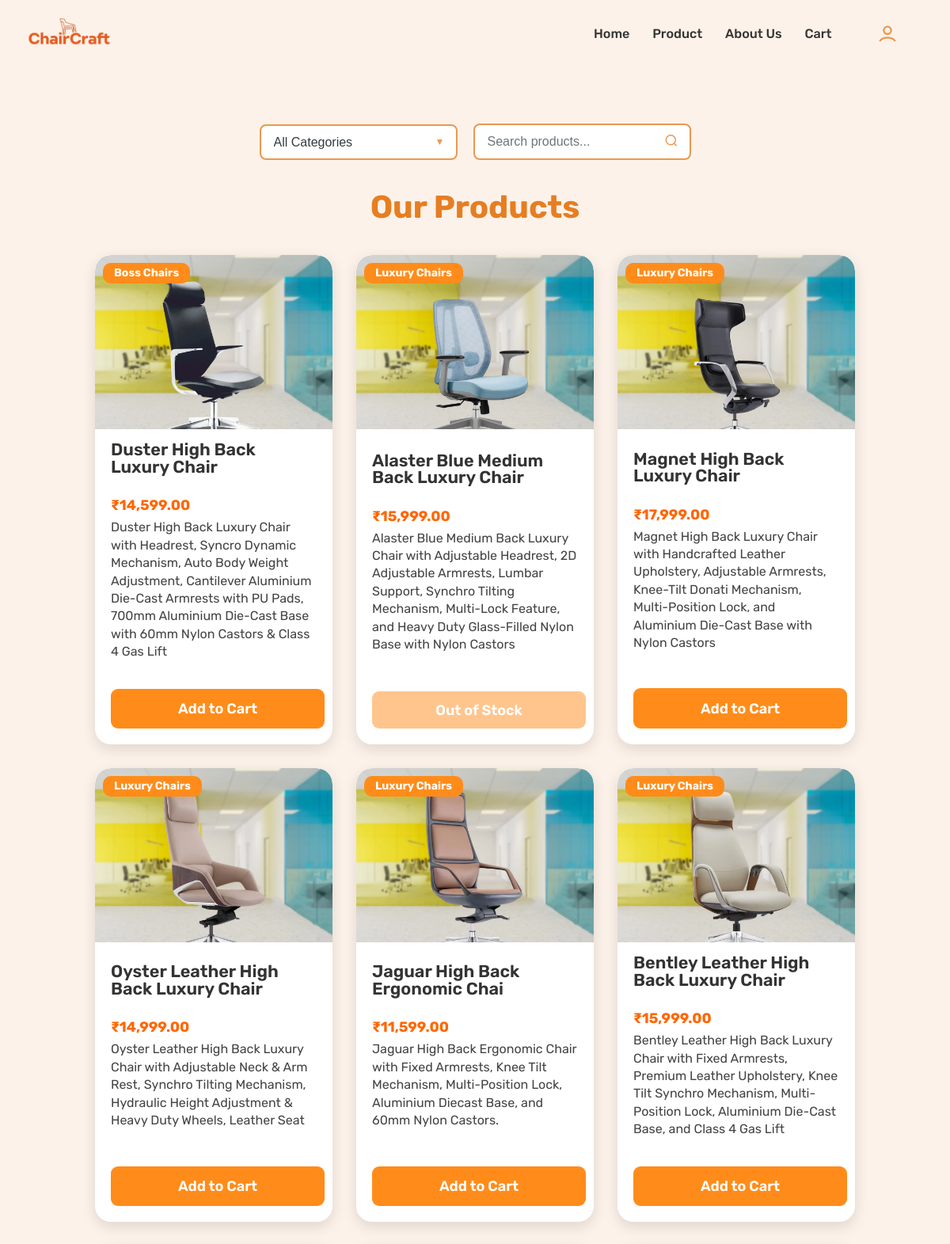
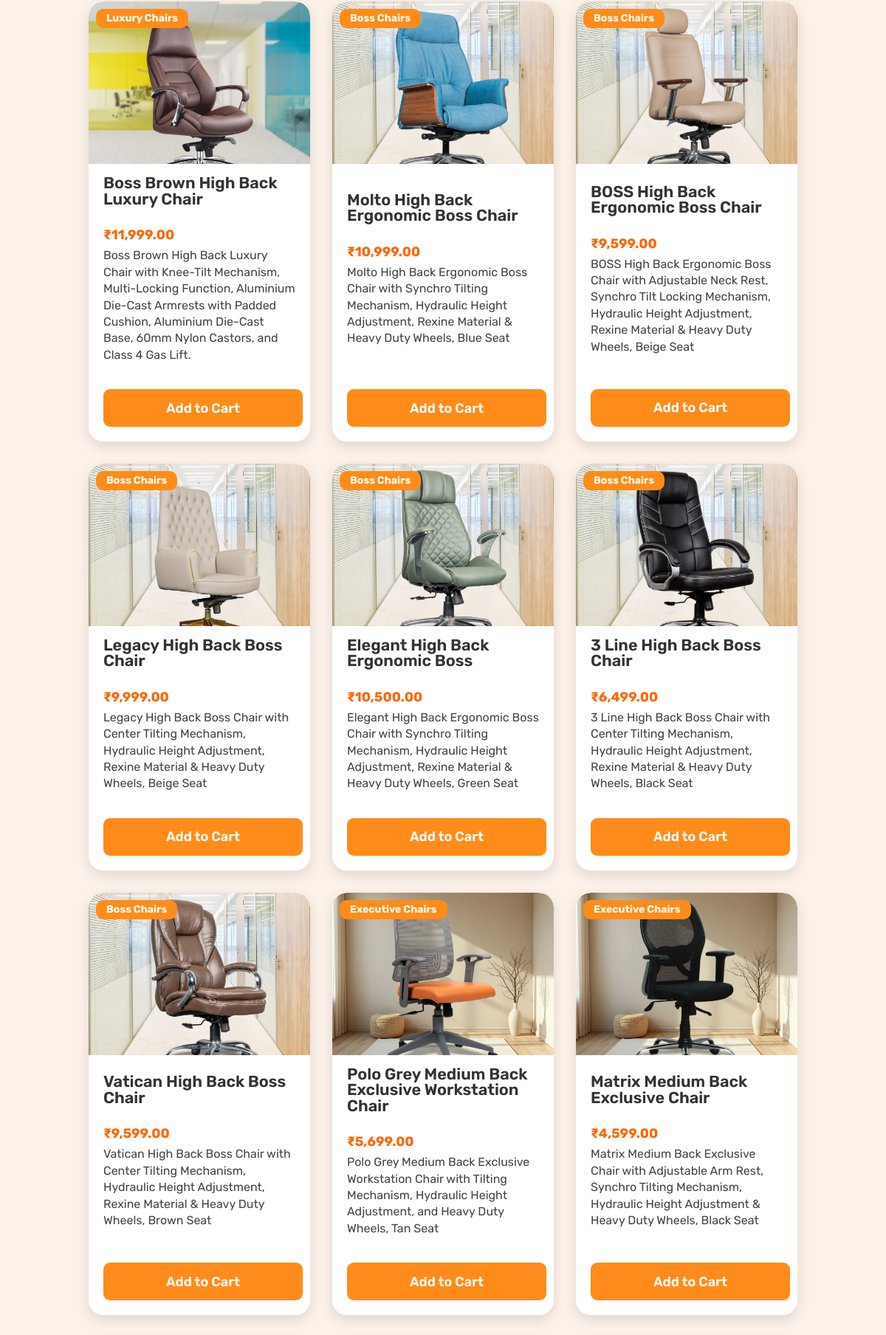
The page /product.php (upper part) on the database its author committed (2 pictures, top to bottom).
### tables this page shows
CREATE TABLE `products` (
  `id` int(11) NOT NULL,
  `name` varchar(100) NOT NULL,
  `description` text DEFAULT NULL,
  `price` decimal(10,2) NOT NULL,
  `stock` int(11) DEFAULT 0,
  `image` varchar(255) DEFAULT NULL,
  `category_id` int(11) DEFAULT NULL
);

CREATE TABLE `categories` (
  `id` int(11) NOT NULL,
  `name` varchar(100) NOT NULL,
  `description` text DEFAULT NULL,
  `created_at` timestamp NOT NULL DEFAULT current_timestamp(),
  `updated_at` timestamp NOT NULL DEFAULT current_timestamp() ON UPDATE current_timestamp()
);

### product.php (the view, shortened to what this page needs)
<?php
require_once 'admin/config/db_con.php';
$selected_category = isset($_GET['category']) ? intval($_GET['category']) : 0;
$search_term = isset($_GET['search']) ? trim($_GET['search']) : '';
$query_params = [];
$query_types = '';
$query = "SELECT p.*, c.name as category_name
          FROM products p
          LEFT JOIN categories c ON p.category_id = c.id";
$query .= " ORDER BY p.id DESC";
if (!empty($query_params)) {
    $stmt = $con->prepare($query);
    $stmt->bind_param($query_types, ...$query_params);
    $stmt->execute();
    $result = $stmt->get_result();
} else {
    $result = $con->query($query);
}
$products = [];
while ($row = $result->fetch_assoc()) {
    $products[] = $row;
}
?>
<!DOCTYPE html>
<html lang="en">
<head>
     <link rel="stylesheet" href="styles/product-style.css" />
</head>
<body>
  <?php require 'nav.php';  ?>
      <div class="container-product">
     <div class="main-container">
        <div class="category-filter">
            <div class="filter-container">
                <div class="category-dropdown">
                    <select class="category-select" onchange="updateFilters()">
                        <option value="0" <?php echo $selected_category == 0 ? 'selected' : ''; ?>>All Categories</option>
                    </select>
                </div>
                <div class="search-bar">
                    <form method="GET" action="product.php" class="search-form">
                        <input type="text"
                               name="search"
                               placeholder="Search products..."
                               value="<?php echo htmlspecialchars($search_term); ?>"
                               class="search-input">
                        <button type="submit" class="search-btn">
                            <svg width="18" height="18" viewBox="0 0 24 24" fill="none" stroke="currentColor" stroke-width="2">
                                <circle cx="11" cy="11" r="8"></circle>
                                <line x1="21" y1="21" x2="16.65" y2="16.65"></line>
                            </svg>
                        </button>
                    </form>
                </div>
            </div>
        </div>
        <section class="product-list-section">
            <h2 style="text-align:center; font-size:40px; color:#e67e22; margin-bottom:40px;">
                <?php
                $title_parts = [];
                if ($selected_category == 0) {
                    if (empty($search_term)) {
                        $title_parts[] = 'Our Products';
                    }
                }
                echo implode(' - ', $title_parts);
                ?>
            </h2>
            <div class="product-grid">
                <?php if (count($products) === 0): ?>
                    <div class="no-products">
                        <h3>No Products Found</h3>
                        <p><?php echo $selected_category == 0 ? 'No products are currently available.' : 'No products found in this category.'; ?></p>
                        <?php if ($selected_category > 0): ?>
                            <a href="product.php" class="chair-price add-cart-btn">View All Products</a>
                        <?php endif; ?>
                    </div>
                <?php else: ?>
                    <?php foreach ($products as $prod): ?>
                        <div class="product-card">
                            <div class="image-container">
                                <img src="<?php echo $prod['image'] ? 'pic/' . htmlspecialchars($prod['image']) : 'pic/hero.jpg'; ?>" alt="<?php echo htmlspecialchars($prod['name']); ?>" class="product-image">
                                <?php if (!empty($prod['category_name'])): ?>
                                    <div class="category"><?php echo htmlspecialchars($prod['category_name']); ?></div>
                                <?php endif; ?>
                            </div>
                            <div class="details">
                                <div class="product-title"><?php echo htmlspecialchars($prod['name']); ?></div>
                                <div class="price">₹<?php echo number_format($prod['price'], 2); ?></div>
                                <div class="description"><?php echo htmlspecialchars($prod['description']); ?></div>
                            </div>
                            <?php if ($prod['stock'] <= 0): ?>
                                    <a href="#" class="btn" style="opacity: 0.5; pointer-events: none;">Out of Stock</a>
                                <?php else: ?>
                                    <form method="POST" action="cart.php" style="display: inline;">
                                        <button type="submit" name="addtocart" class="btn">Add to Cart</button>
                                    </form>
                                <?php endif; ?>
                        </div>
                    <?php endforeach; ?>
                <?php endif; ?>
            </div>
        </section>
     </div>
    </div>
    </body>
</html>

### nav.php (shortened to what this page needs)
<!DOCTYPE html>
<html lang="en">
<head>
  <link rel="stylesheet" href="styles/profile.css" />
     <link rel="stylesheet" href="styles/general.css" />
    <link rel="stylesheet" href="styles/style.css" />
    <link rel="stylesheet" href="styles/queries.css" />
</head>
<body>
      <header class="header">
      <a href="index.php">
        <img class="logo" alt="chaicraft logo" src="pic/logo.png" />
      </a>
      <nav class="main-nav">
        <ul class="main-nav-list">
          <li><a class="main-nav-link" href="index.php">Home</a></li>
          <li><a class="main-nav-link" href="product.php">Product</a></li>
          <li>
            <a class="main-nav-link" href="aboutUs.php">About Us</a>
          </li>
          <li><a class="main-nav-link" href="cart.php">Cart</a></li>
         <div class="profile-dropdown">
                  <button class="nav-link profile-login-btn" onclick="toggleProfileMenu()" aria-haspopup="true" aria-expanded="false">
                    <svg width="28" height="28" viewBox="0 0 24 24" fill="none" style="vertical-align:middle;margin-right:8px;"><circle cx="12" cy="8" r="4" stroke="#eb984e" stroke-width="2"/><path d="M4 20c0-2.21 3.58-4 8-4s8 1.79 8 4" stroke="#eb984e" stroke-width="2"/></svg>
                  </button>
                </div>
        </ul>
      </nav>
    </header>
</body>
</html>

### styles/product-style.css (style rules this page uses)
.container-product { background-color: #fdf2e9; }
.main-container { padding: 70px 0; }
.category-filter { margin-bottom: 40px; }
.filter-container { display: flex; gap: 20px; justify-content: center; align-items: center; flex-wrap: wrap; }
.category-dropdown { display: inline-block; position: relative; flex: 0 1 auto; }
.search-bar { flex: 0 1 auto; }
.search-form { display: flex; position: relative; }
.search-input { padding: 12px 48px 12px 16px; border: 2px solid #eb984e; border-radius: 8px; background: white; color: #343a40; font-size: 16px; font-weight: 500; min-width: 250px; transition: all 0.3s ease; }
.search-input::placeholder { color: #6c757d; }
.search-btn { position: absolute; right: 12px; top: 50%; transform: translateY(-50%); background: none; border: none; color: #eb984e; cursor: pointer; padding: 4px; border-radius: 4px; transition: color 0.3s ease; }
.category-select { padding: 12px 48px 12px 16px; border: 2px solid #eb984e; border-radius: 8px; background: white; color: #343a40; font-size: 16px; font-weight: 500; cursor: pointer; appearance: none; min-width: 250px; transition: all 0.3s ease; }
.category-dropdown::after { content: "▼"; position: absolute; top: 50%; right: 16px; transform: translateY(-50%); color: #eb984e; font-size: 12px; pointer-events: none; }
.product-list-section { padding: 0 0 40px 0; }
.product-grid { display: grid; grid-template-columns: repeat(3, 1fr); gap: 30px; text-align: center; width: 80%; margin: 0 10% 40px; }
.product-card { background: #fff; border-radius: 20px; box-shadow: 0px 4px 12px rgba(0, 0, 0, 0.1); transition: transform 0.3s ease, box-shadow 0.3s ease; }
.details { text-align: left; padding: 0 20px 20px 20px; margin-left: 0; display: inline-block; width: 100%; }
.details > * { display: inline-block; margin-bottom: 7px; width: 100%; }
.category { position: absolute; top: 15px; left: 0; background-color: #ff6600; color: #fff; padding: 6px 20px 6px 14px; font-size: 14px; font-weight: bold; border-radius: 0 8px 8px 0; clip-path: none; z-index: 10; margin: 0; }
.product-title { font-size: 24px; font-weight: 700; color: #222; margin-bottom: 4px; }
.price { font-size: 20px; font-weight: 700; color: #ff6600; margin-bottom: 8px; }
.description { font-size: 14px; color: #555; line-height: 1.4; margin-bottom: 16px; }
.btn { background-color: #ff6600; color: #fff; padding: 14px 0; border-radius: 30px; font-weight: 700; font-size: 16px; width: 100%; border: none; cursor: pointer; transition: background-color 0.3s ease; margin: 0 20px 20px 20px; display: block; text-align: center; }
.product-card { background: #fff; border-radius: 20px; box-shadow: 0 6px 18px rgba(0, 0, 0, 0.12); overflow: hidden; display: flex; flex-direction: column; justify-content: space-between; transition: transform 0.3s ease, box-shadow 0.3s ease; }
.image-container { position: relative; border-radius: 20px 20px 0 0; overflow: hidden; }
.product-image { width: 100%; height: 220px; object-fit: cover; display: block; }
.category { display: inline-block; background-color: #ff8c1a; color: #fff; padding: 6px 14px; border-radius: 10px; font-size: 14px; font-weight: bold; margin-bottom: 0; position: absolute; top: 10px; left: 10px; z-index: 10; }
.product-image { width: 100%; height: auto; border-radius: 20px 20px 0 0; margin-bottom: 15px; height: 220px; object-fit: cover; }
.product-title { font-size: 30px; font-weight: bold; display: inline-block; }
.price { font-size: 18px; font-weight: bold; color: #ff6600; }
.description { font-size: 16px; color: #444; margin-bottom: 15px; }
.btn { display: inline-block; background-color: #ff8c1a; color: #fff; padding: 12px 20px; border-radius: 12px; text-decoration: none; font-weight: bold; transition: background 0.3s ease; border: none; width: 90%; cursor: pointer; margin-bottom: 20px; }

### styles/profile.css (style rules this page uses)
.profile-dropdown { position: relative; display: inline-block; }
.profile-login-btn { background: none; border: none; color: #fdf2e9; font-size: 20px; cursor: pointer; padding: 12px 28px; border-radius: 8px; font-weight: 700; transition: background 0.2s, color 0.2s; }

### styles/queries.css (style rules this page uses)
@media (max-width: 75em) { html { font-size: 56.25%; } }
@media (max-width: 75em) { .header { padding: 0 3.2rem; } }
@media (max-width: 75em) { .main-nav-list { gap: 3.2rem; } }

### rows shown on the page
products: image (picture), category.name "Boss Chairs", name "Duster High Back Luxury Chair", price "14,599.00", description "Duster High Back Luxury Chair with Headrest, Syncro Dynamic Mechanism, Auto Body Weight Adjustment, Cantilever Aluminium Die-Cast Armrests with PU Pads, 700mm Aluminium Die-Cast Base with 60mm Nylon Castors & Class 4 Gas Lift"
products: image (picture), category.name "Luxury Chairs", name "Alaster Blue Medium Back Luxury Chair", price "15,999.00", description "Alaster Blue Medium Back Luxury Chair with Adjustable Headrest, 2D Adjustable Armrests, Lumbar Support, Synchro Tilting Mechanism, Multi-Lock Feature, and Heavy Duty Glass-Filled Nylon Base with Nylon Castors", stock "Out of Stock"
products: image (picture), category.name "Luxury Chairs", name "Magnet High Back Luxury Chair", price "17,999.00", description "Magnet High Back Luxury Chair with Handcrafted Leather Upholstery, Adjustable Armrests, Knee-Tilt Donati Mechanism, Multi-Position Lock, and Aluminium Die-Cast Base with Nylon Castors"
products: image (picture), category.name "Luxury Chairs", name "Oyster Leather High Back Luxury Chair", price "14,999.00", description "Oyster Leather High Back Luxury Chair with Adjustable Neck & Arm Rest, Synchro Tilting Mechanism, Hydraulic Height Adjustment & Heavy Duty Wheels, Leather Seat"
products: image (picture), category.name "Luxury Chairs", name "Jaguar High Back Ergonomic Chai", price "11,599.00", description "Jaguar High Back Ergonomic Chair with Fixed Armrests, Knee Tilt Mechanism, Multi-Position Lock, Aluminium Diecast Base, and 60mm Nylon Castors."
products: image (picture), category.name "Luxury Chairs", name "Bentley Leather High Back Luxury Chair", price "15,999.00", description "Bentley Leather High Back Luxury Chair with Fixed Armrests, Premium Leather Upholstery, Knee Tilt Synchro Mechanism, Multi-Position Lock, Aluminium Die-Cast Base, and Class 4 Gas Lift"
products: image (picture), category.name "Luxury Chairs", name "Boss Brown High Back Luxury Chair", price "11,999.00", description "Boss Brown High Back Luxury Chair with Knee-Tilt Mechanism, Multi-Locking Function, Aluminium Die-Cast Armrests with Padded Cushion, Aluminium Die-Cast Base, 60mm Nylon Castors, and Class 4 Gas Lift."
products: image (picture), category.name "Boss Chairs", name "Molto High Back Ergonomic Boss Chair", price "10,999.00", description "Molto High Back Ergonomic Boss Chair with Synchro Tilting Mechanism, Hydraulic Height Adjustment, Rexine Material & Heavy Duty Wheels, Blue Seat"
products: image (picture), category.name "Boss Chairs", name "BOSS High Back Ergonomic Boss Chair", price "9,599.00", description "BOSS High Back Ergonomic Boss Chair with Adjustable Neck Rest, Synchro Tilt Locking Mechanism, Hydraulic Height Adjustment, Rexine Material & Heavy Duty Wheels, Beige Seat"
products: image (picture), category.name "Boss Chairs", name "Legacy High Back Boss Chair", price "9,999.00", description "Legacy High Back Boss Chair with Center Tilting Mechanism, Hydraulic Height Adjustment, Rexine Material & Heavy Duty Wheels, Beige Seat"
products: image (picture), category.name "Boss Chairs", name "Elegant High Back Ergonomic Boss", price "10,500.00", description "Elegant High Back Ergonomic Boss Chair with Synchro Tilting Mechanism, Hydraulic Height Adjustment, Rexine Material & Heavy Duty Wheels, Green Seat"
products: image (picture), category.name "Boss Chairs", name "3 Line High Back Boss Chair", price "6,499.00", description "3 Line High Back Boss Chair with Center Tilting Mechanism, Hydraulic Height Adjustment, Rexine Material & Heavy Duty Wheels, Black Seat"
products: image (picture), category.name "Boss Chairs", name "Vatican High Back Boss Chair", price "9,599.00", description "Vatican High Back Boss Chair with Center Tilting Mechanism, Hydraulic Height Adjustment, Rexine Material & Heavy Duty Wheels, Brown Seat"
products: image (picture), category.name "Executive Chairs", name "Polo Grey Medium Back Exclusive Workstation Chair", price "5,699.00", description "Polo Grey Medium Back Exclusive Workstation Chair with Tilting Mechanism, Hydraulic Height Adjustment, and Heavy Duty Wheels, Tan Seat"
products: image (picture), category.name "Executive Chairs", name "Matrix Medium Back Exclusive Chair", price "4,599.00", description "Matrix Medium Back Exclusive Chair with Adjustable Arm Rest, Synchro Tilting Mechanism, Hydraulic Height Adjustment & Heavy Duty Wheels, Black Seat"

### other values the page prints
implode(' - ', $title_parts) "Our Products"
